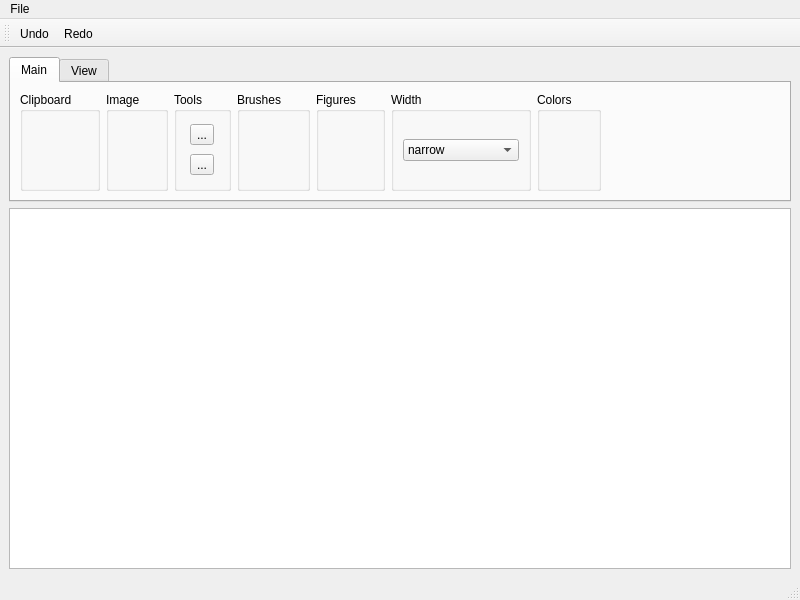
<?xml version="1.0" encoding="UTF-8"?>
<ui version="4.0">
 <class>MainWindow</class>
 <widget class="QMainWindow" name="MainWindow">
  <property name="geometry">
   <rect>
    <x>0</x>
    <y>0</y>
    <width>800</width>
    <height>600</height>
   </rect>
  </property>
  <property name="windowTitle">
   <string>MainWindow</string>
  </property>
  <widget class="QWidget" name="centralwidget">
   <layout class="QVBoxLayout" name="verticalLayoutCentralWidget">
    <item>
     <widget class="QTabWidget" name="tabWidget">
      <property name="minimumSize">
       <size>
        <width>0</width>
        <height>145</height>
       </size>
      </property>
      <property name="maximumSize">
       <size>
        <width>16777215</width>
        <height>145</height>
       </size>
      </property>
      <property name="tabShape">
       <enum>QTabWidget::Rounded</enum>
      </property>
      <property name="currentIndex">
       <number>0</number>
      </property>
      <widget class="QWidget" name="tabMain">
       <attribute name="title">
        <string>Main</string>
       </attribute>
       <layout class="QHBoxLayout" name="horizontalLayoutTabMain">
        <item>
         <widget class="QGroupBox" name="groupBoxClipboard">
          <property name="sizePolicy">
           <sizepolicy hsizetype="Fixed" vsizetype="Preferred">
            <horstretch>0</horstretch>
            <verstretch>0</verstretch>
           </sizepolicy>
          </property>
          <property name="title">
           <string>Clipboard</string>
          </property>
         </widget>
        </item>
        <item>
         <widget class="QGroupBox" name="groupBoxImage">
          <property name="sizePolicy">
           <sizepolicy hsizetype="Fixed" vsizetype="Preferred">
            <horstretch>0</horstretch>
            <verstretch>0</verstretch>
           </sizepolicy>
          </property>
          <property name="title">
           <string>Image</string>
          </property>
         </widget>
        </item>
        <item>
         <widget class="QGroupBox" name="groupBoxTools">
          <property name="sizePolicy">
           <sizepolicy hsizetype="Fixed" vsizetype="Preferred">
            <horstretch>0</horstretch>
            <verstretch>0</verstretch>
           </sizepolicy>
          </property>
          <property name="title">
           <string>Tools</string>
          </property>
          <layout class="QGridLayout" name="gridLayout">
           <item row="0" column="0">
            <widget class="QToolButton" name="pencilToolButton">
             <property name="text">
              <string>...</string>
             </property>
            </widget>
           </item>
           <item row="1" column="0">
            <widget class="QToolButton" name="eraserToolButton">
             <property name="text">
              <string>...</string>
             </property>
            </widget>
           </item>
          </layout>
         </widget>
        </item>
        <item>
         <widget class="QGroupBox" name="groupBoxBrushes">
          <property name="sizePolicy">
           <sizepolicy hsizetype="Fixed" vsizetype="Preferred">
            <horstretch>0</horstretch>
            <verstretch>0</verstretch>
           </sizepolicy>
          </property>
          <property name="title">
           <string>Brushes</string>
          </property>
         </widget>
        </item>
        <item>
         <widget class="QGroupBox" name="groupBoxFigures">
          <property name="sizePolicy">
           <sizepolicy hsizetype="Fixed" vsizetype="Preferred">
            <horstretch>0</horstretch>
            <verstretch>0</verstretch>
           </sizepolicy>
          </property>
          <property name="title">
           <string>Figures</string>
          </property>
         </widget>
        </item>
        <item>
         <widget class="QGroupBox" name="groupBoxWidth">
          <property name="sizePolicy">
           <sizepolicy hsizetype="Fixed" vsizetype="Preferred">
            <horstretch>0</horstretch>
            <verstretch>0</verstretch>
           </sizepolicy>
          </property>
          <property name="title">
           <string>Width</string>
          </property>
          <layout class="QVBoxLayout" name="verticalLayout">
           <item>
            <widget class="QComboBox" name="comboBoxWidth">
             <property name="currentIndex">
              <number>0</number>
             </property>
             <item>
              <property name="text">
               <string>narrow</string>
              </property>
             </item>
             <item>
              <property name="text">
               <string>narrow-medium</string>
              </property>
             </item>
             <item>
              <property name="text">
               <string>thick-medium</string>
              </property>
             </item>
             <item>
              <property name="text">
               <string>thick</string>
              </property>
             </item>
            </widget>
           </item>
          </layout>
         </widget>
        </item>
        <item>
         <widget class="QGroupBox" name="groupBoxColors">
          <property name="sizePolicy">
           <sizepolicy hsizetype="Fixed" vsizetype="Preferred">
            <horstretch>0</horstretch>
            <verstretch>0</verstretch>
           </sizepolicy>
          </property>
          <property name="title">
           <string>Colors</string>
          </property>
         </widget>
        </item>
        <item>
         <spacer name="horizontalSpacer">
          <property name="orientation">
           <enum>Qt::Horizontal</enum>
          </property>
          <property name="sizeType">
           <enum>QSizePolicy::MinimumExpanding</enum>
          </property>
          <property name="sizeHint" stdset="0">
           <size>
            <width>0</width>
            <height>20</height>
           </size>
          </property>
         </spacer>
        </item>
       </layout>
      </widget>
      <widget class="QWidget" name="tabView">
       <attribute name="title">
        <string>View</string>
       </attribute>
      </widget>
     </widget>
    </item>
    <item>
     <widget class="QGraphicsView" name="graphicsView"/>
    </item>
   </layout>
  </widget>
  <widget class="QMenuBar" name="menubar">
   <property name="geometry">
    <rect>
     <x>0</x>
     <y>0</y>
     <width>800</width>
     <height>22</height>
    </rect>
   </property>
   <widget class="QMenu" name="menuFile">
    <property name="title">
     <string>File</string>
    </property>
    <addaction name="actionCreate"/>
    <addaction name="actionOpen"/>
    <addaction name="actionSave"/>
    <addaction name="actionSaveAs"/>
    <addaction name="separator"/>
    <addaction name="actionPrint"/>
    <addaction name="separator"/>
    <addaction name="actionProperties"/>
    <addaction name="separator"/>
    <addaction name="actionAboutProgram"/>
    <addaction name="separator"/>
    <addaction name="actionExit"/>
   </widget>
   <addaction name="menuFile"/>
  </widget>
  <widget class="QStatusBar" name="statusbar"/>
  <widget class="QToolBar" name="toolBar">
   <property name="windowTitle">
    <string>toolBar</string>
   </property>
   <attribute name="toolBarArea">
    <enum>TopToolBarArea</enum>
   </attribute>
   <attribute name="toolBarBreak">
    <bool>false</bool>
   </attribute>
   <addaction name="actionUndo"/>
   <addaction name="actionRedo"/>
  </widget>
  <action name="actionCreate">
   <property name="text">
    <string>Create</string>
   </property>
  </action>
  <action name="actionSave">
   <property name="text">
    <string>Save</string>
   </property>
  </action>
  <action name="actionOpen">
   <property name="text">
    <string>Open</string>
   </property>
  </action>
  <action name="actionSaveAs">
   <property name="text">
    <string>Save as</string>
   </property>
  </action>
  <action name="actionPrint">
   <property name="text">
    <string>Print</string>
   </property>
  </action>
  <action name="actionProperties">
   <property name="text">
    <string>Properties</string>
   </property>
  </action>
  <action name="actionAboutProgram">
   <property name="text">
    <string>About program</string>
   </property>
  </action>
  <action name="actionExit">
   <property name="text">
    <string>Exit</string>
   </property>
  </action>
  <action name="actionUndo">
   <property name="text">
    <string>Undo</string>
   </property>
   <property name="toolTip">
    <string>Undo</string>
   </property>
   <property name="shortcut">
    <string>Ctrl+Z</string>
   </property>
  </action>
  <action name="actionRedo">
   <property name="text">
    <string>Redo</string>
   </property>
   <property name="toolTip">
    <string>Redo</string>
   </property>
   <property name="shortcut">
    <string>Ctrl+Shift+Z, Ctrl+Y</string>
   </property>
  </action>
 </widget>
 <resources/>
 <connections/>
</ui>
